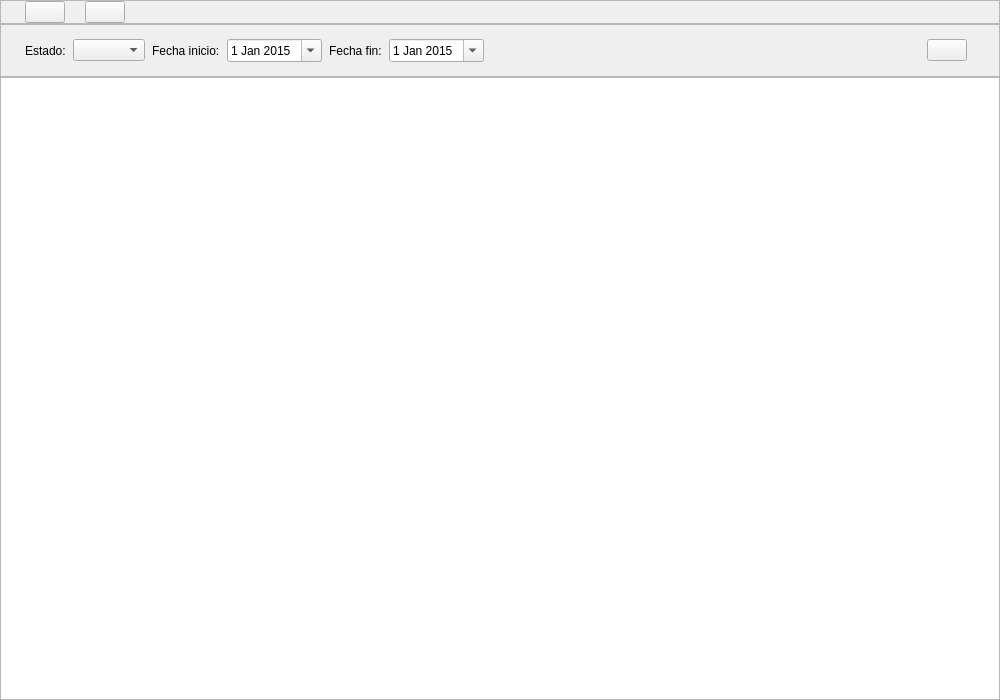
<?xml version="1.0" encoding="UTF-8"?>
<ui version="4.0">
 <class>InventoryView</class>
 <widget class="QWidget" name="InventoryView">
  <property name="geometry">
   <rect>
    <x>0</x>
    <y>0</y>
    <width>1000</width>
    <height>700</height>
   </rect>
  </property>
  <layout class="QVBoxLayout" name="inventoryPageLayout" stretch="0,0,1">
   <property name="spacing">
    <number>0</number>
   </property>
   <property name="leftMargin">
    <number>0</number>
   </property>
   <property name="topMargin">
    <number>0</number>
   </property>
   <property name="rightMargin">
    <number>0</number>
   </property>
   <property name="bottomMargin">
    <number>0</number>
   </property>
   <item>
    <widget class="QFrame" name="navBar">
     <property name="sizePolicy">
      <sizepolicy hsizetype="Expanding" vsizetype="Fixed">
       <horstretch>0</horstretch>
       <verstretch>0</verstretch>
      </sizepolicy>
     </property>
     <property name="styleSheet">
      <string notr="true"/>
     </property>
     <property name="frameShape">
      <enum>QFrame::Shape::StyledPanel</enum>
     </property>
     <property name="frameShadow">
      <enum>QFrame::Shadow::Raised</enum>
     </property>
     <property name="class" stdset="0">
      <string notr="true">navBar</string>
     </property>
     <layout class="QHBoxLayout" name="horizontalLayout_2">
      <property name="spacing">
       <number>20</number>
      </property>
      <property name="leftMargin">
       <number>24</number>
      </property>
      <property name="topMargin">
       <number>0</number>
      </property>
      <property name="rightMargin">
       <number>32</number>
      </property>
      <property name="bottomMargin">
       <number>0</number>
      </property>
      <item>
       <widget class="NavTabItem" name="acquisitionTab">
        <property name="title" stdset="0">
         <string>Adquisición</string>
        </property>
       </widget>
      </item>
      <item>
       <widget class="NavTabItem" name="consignmentTab">
        <property name="title" stdset="0">
         <string>Consignación</string>
        </property>
       </widget>
      </item>
      <item>
       <spacer name="horizontalSpacer">
        <property name="orientation">
         <enum>Qt::Orientation::Horizontal</enum>
        </property>
        <property name="sizeHint" stdset="0">
         <size>
          <width>333</width>
          <height>20</height>
         </size>
        </property>
       </spacer>
      </item>
     </layout>
    </widget>
   </item>
   <item>
    <widget class="QFrame" name="filterBar">
     <property name="frameShape">
      <enum>QFrame::Shape::StyledPanel</enum>
     </property>
     <property name="frameShadow">
      <enum>QFrame::Shadow::Raised</enum>
     </property>
     <layout class="QHBoxLayout" name="horizontalLayout_3" stretch="0,0,0,0,0,0,1,0">
      <property name="spacing">
       <number>7</number>
      </property>
      <property name="leftMargin">
       <number>24</number>
      </property>
      <property name="topMargin">
       <number>14</number>
      </property>
      <property name="rightMargin">
       <number>32</number>
      </property>
      <property name="bottomMargin">
       <number>14</number>
      </property>
      <item>
       <widget class="QLabel" name="label_2">
        <property name="text">
         <string>Estado:</string>
        </property>
       </widget>
      </item>
      <item>
       <widget class="QComboBox" name="estado">
        <property name="styleSheet">
         <string notr="true"/>
        </property>
        <property name="editable">
         <bool>false</bool>
        </property>
        <property name="insertPolicy">
         <enum>QComboBox::InsertPolicy::InsertAtBottom</enum>
        </property>
        <property name="minimumContentsLength">
         <number>0</number>
        </property>
        <property name="placeholderText">
         <string>Todos</string>
        </property>
        <property name="class" stdset="0">
         <string notr="true">filterCombo</string>
        </property>
       </widget>
      </item>
      <item>
       <widget class="QLabel" name="label_3">
        <property name="text">
         <string>Fecha inicio:</string>
        </property>
       </widget>
      </item>
      <item>
       <widget class="QDateEdit" name="fechaInicio">
        <property name="buttonSymbols">
         <enum>QAbstractSpinBox::ButtonSymbols::UpDownArrows</enum>
        </property>
        <property name="minimumDate">
         <date>
          <year>2015</year>
          <month>1</month>
          <day>1</day>
         </date>
        </property>
        <property name="calendarPopup">
         <bool>true</bool>
        </property>
        <property name="class" stdset="0">
         <string notr="true">dateFilter</string>
        </property>
       </widget>
      </item>
      <item>
       <widget class="QLabel" name="label_4">
        <property name="text">
         <string>Fecha fin:</string>
        </property>
       </widget>
      </item>
      <item>
       <widget class="QDateEdit" name="fechaFin">
        <property name="minimumDate">
         <date>
          <year>2015</year>
          <month>1</month>
          <day>1</day>
         </date>
        </property>
        <property name="calendarPopup">
         <bool>true</bool>
        </property>
        <property name="class" stdset="0">
         <string notr="true">dateFilter</string>
        </property>
       </widget>
      </item>
      <item>
       <spacer name="horizontalSpacer_2">
        <property name="orientation">
         <enum>Qt::Orientation::Horizontal</enum>
        </property>
        <property name="sizeHint" stdset="0">
         <size>
          <width>23</width>
          <height>20</height>
         </size>
        </property>
       </spacer>
      </item>
      <item>
       <widget class="OutlineButton" name="addVehicleButton">
        <property name="title" stdset="0">
         <string>Agregar Vehículo</string>
        </property>
        <property name="leadingIcon" stdset="0">
         <string notr="true">:/icons/plus.png</string>
        </property>
       </widget>
      </item>
     </layout>
    </widget>
   </item>
   <item>
    <widget class="QListWidget" name="vehicleList">
     <property name="autoFillBackground">
      <bool>false</bool>
     </property>
     <property name="selectionMode">
      <enum>QAbstractItemView::SelectionMode::NoSelection</enum>
     </property>
     <property name="class" stdset="0">
      <string notr="true">vehicleList</string>
     </property>
    </widget>
   </item>
  </layout>
 </widget>
 <customwidgets>
  <customwidget>
   <class>NavTabItem</class>
   <extends>QPushButton</extends>
   <header>presentation/common/components/navtabitem.h</header>
  </customwidget>
  <customwidget>
   <class>OutlineButton</class>
   <extends>QPushButton</extends>
   <header>presentation/common/components/outlinebutton.h</header>
  </customwidget>
 </customwidgets>
 <tabstops>
  <tabstop>estado</tabstop>
  <tabstop>fechaInicio</tabstop>
  <tabstop>fechaFin</tabstop>
  <tabstop>vehicleList</tabstop>
  <tabstop>acquisitionTab</tabstop>
  <tabstop>consignmentTab</tabstop>
  <tabstop>addVehicleButton</tabstop>
 </tabstops>
 <resources/>
 <connections/>
</ui>
